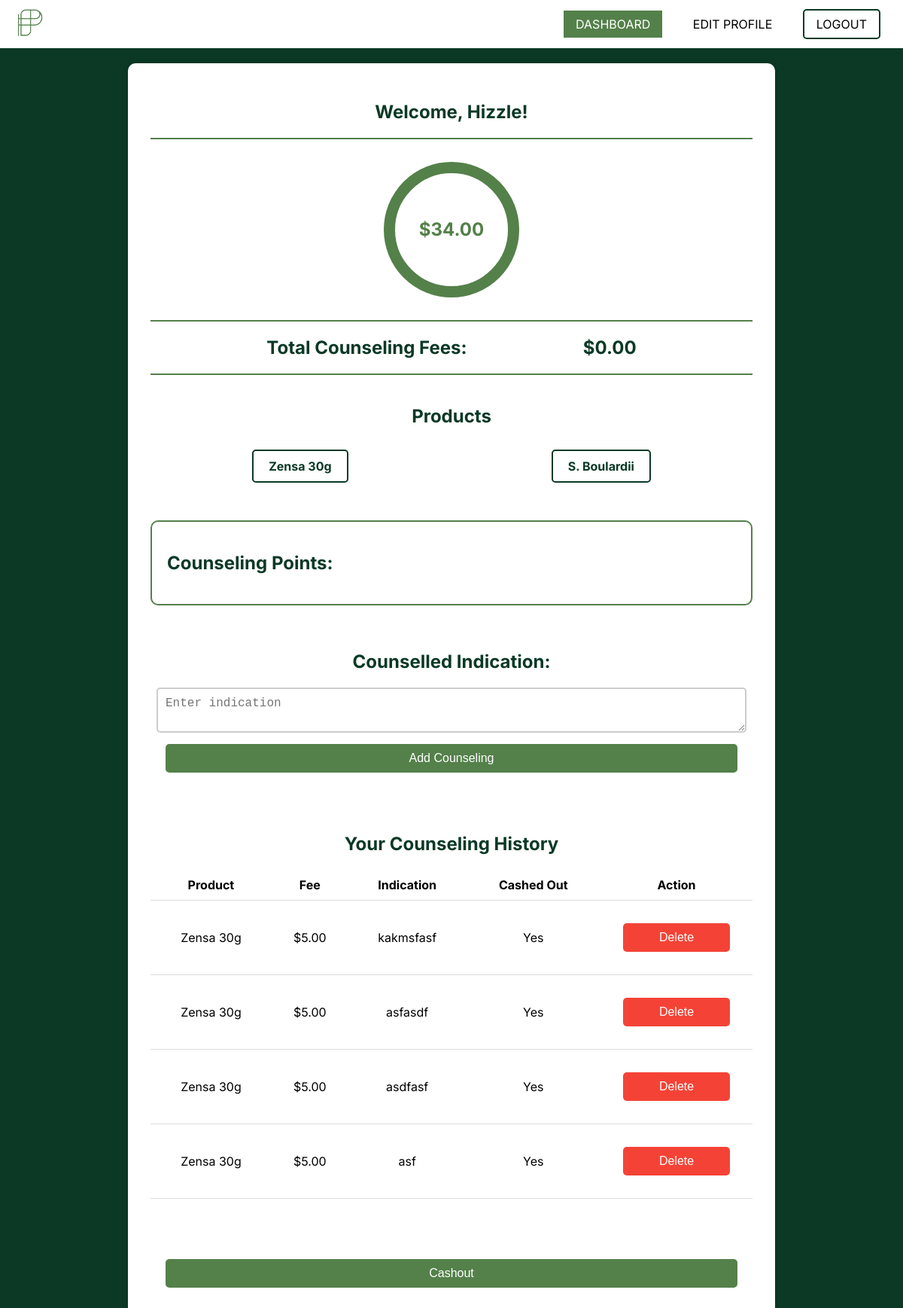
The page /dashboard (signed in) on the database its author committed.
### app.py (models this page shows, shortened)
class User(UserMixin, db.Model):
    id = db.Column(db.Integer, primary_key=True)
    email = db.Column(db.String(150), unique=True, nullable=False)
    password = db.Column(db.String(150), nullable=False)
    full_name = db.Column(db.String(150), nullable=False)
    pharmacy_phone = db.Column(db.String(150), nullable=False)
    pharmacy_name = db.Column(db.String(150), nullable=False)
    payment_method = db.Column(db.String(150), nullable=False)
    counseling_fees = db.Column(db.Float, default=0.0)
    wheel_total = db.Column(db.Float, default=0.0)

class Counseling(db.Model):
    id = db.Column(db.Integer, primary_key=True)
    user_id = db.Column(db.Integer, db.ForeignKey('user.id'), nullable=False)
    product = db.Column(db.String(100), nullable=False)
    fee = db.Column(db.Float, nullable=False)
    indication = db.Column(db.String(200), nullable=False)
    cashed_out = db.Column(db.Boolean, default=False)

### app.py (the view)
@app.route('/dashboard')
@login_required
def dashboard():
    counselings = Counseling.query.filter_by(user_id=current_user.id).all()
    cashout_total = sum(c.fee for c in counselings if not c.cashed_out)
    wheel_total = current_user.wheel_total
    fee_added = request.args.get('fee_added', 'false').lower() == 'true'
    counseling_points = {
        "Zensa 30g": [
            "Apply a small amount to the affected area.",
            "Do not use more than directed.",
            "Consult a doctor if irritation occurs."
        ],
        "S. Boulardii": [
            "Take one capsule daily.",
            "Store in a cool, dry place.",
            "Consult a healthcare provider before use."
        ]
    }
    return render_template('dashboard.html', counselings=counselings, cashout_total=cashout_total, wheel_total=wheel_total, fee_added=fee_added, counseling_points=counseling_points)

### app.py (called while the page is built)
@login_manager.user_loader
def load_user(user_id):
    return db.session.get(User, int(user_id))

### templates/dashboard.html (shortened to what this page needs)
<!DOCTYPE html>
<html lang="en">
<head>
    <link rel="stylesheet" href="{{ url_for('static', filename='dashboard_styles.css') }}">
    <link rel="stylesheet" href="https://cdnjs.cloudflare.com/ajax/libs/font-awesome/6.0.0-beta3/css/all.min.css">
</head>
<body>
    <nav class="navbar">
        <div class="nav-left">
            <img src="{{ url_for('static', filename='phlicon.png') }}" alt="Logo" height="40">
        </div>
        <div class="nav-right">
            <a href="{{ url_for('dashboard') }}" class="active">Dashboard</a>
            <a href="{{ url_for('profile') }}">Edit Profile</a>
            <a href="{{ url_for('logout') }}" class="logout-button">Logout</a>
        </div>
    </nav>
    <div class="container">
        <div class="section">
            <h2>Welcome, {{ current_user.full_name }}!</h2>
            <div class="line"></div>
            <div class="wheel-container">
                <div id="wheel" class="wheel">${{ '%.2f' | format(current_user.wheel_total) }}</div>
            </div>
            <div class="line"></div>
            <h2 style="display: flex; justify-content: space-evenly;">
                <span>Total Counseling Fees:</span>
                <span>${{ '%.2f' | format(cashout_total) }}</span>
            </h2>
            <div class="line"></div>
        </div>
        <div class="section">
            <h2>Products</h2>
            <div class="product-list">
                <div class="product-item" data-product="Zensa 30g">Zensa 30g</div>
                <div class="product-item" data-product="S. Boulardii">S. Boulardii</div>
            </div>
        </div>
        <div class="section counseling-points" id="counseling-points">
            <h2>Counseling Points:</h2>
        </div>
        <div class="section">
            <form method="POST" action="{{ url_for('counsel') }}" onsubmit="setFee()">
                <h2>
                    <label style="color: #0b3926" for="indication">Counselled Indication:</label>
                </h2>
                <textarea name="indication" id="indication" placeholder="Enter indication" required aria-label="Counselled Indication"></textarea>
                <button type="submit">Add Counseling</button>
            </form>
        </div>
        <div class="section table-container">
            <h2>Your Counseling History</h2>
            <table>
                <tr>
                    <th>Product</th>
                    <th>Fee</th>
                    <th>Indication</th>
                    <th>Cashed Out</th>
                    <th>Action</th>
                </tr>
                {% for counseling in counselings %}
                    <tr>
                        <td>{{ counseling.product }}</td>
                        <td>${{ '%.2f' | format(counseling.fee) }}</td>
                        <td>{{ counseling.indication }}</td>
                        <td>{{ 'Yes' if counseling.cashed_out else 'No' }}</td>
                        <td>
                            <form method="POST" action="{{ url_for('delete_counseling', id=counseling.id) }}">
                                <button type="submit" class="delete-button">Delete</button>
                            </form>
                        </td>
                    </tr>
                {% endfor %}
            </table>
        </div>
        <div>
            <form method="POST" action="{{ url_for('cashout') }}" id="cashout-form">
                <button type="button" class="cashout" onclick="showCash()">Cashout</button>
            </form>
            <br>
        </div>
    </div>
</body>
</html>

### static/dashboard_styles.css (style rules this page uses)
body { font-family: "Inter", sans-serif; margin: 0; background-color: #0b3926; min-height: 100vh; color: white; }
.navbar { display: flex; justify-content: space-between; align-items: center; padding: 10px 20px; position: sticky; top: 0; z-index: 1000; background-color: white; color: black; }
.navbar a { text-decoration: none; margin: 0 10px; padding: 8px 16px; color: black; text-transform: uppercase; transition: background-color 0.3s ease; }
.navbar a.active { background-color: #54804a; color: white; }
.navbar .logout-button { border: 2px solid #0b3926; border-radius: 5px; color: black; }
.container { text-align: center; background-color: #ffffff; padding: 30px; border-radius: 10px; box-shadow: 0px 0px 10px rgba(0, 0, 0, 0.1); max-width: 800px; width: 100%; margin: 20px auto; color: black; }
.section { margin-bottom: 40px; }
.section h2 { margin-bottom: 20px; color: #0b3926; }
.wheel-container { display: flex; justify-content: center; align-items: center; height: 200px; margin: 20px 0; }
.wheel { border: 15px solid #54804a; border-radius: 50%; height: 150px; width: 150px; display: flex; justify-content: center; align-items: center; font-size: 24px; font-weight: bold; color: #54804a; transition: transform 0.5s ease-in-out; }
.product-list { display: flex; justify-content: space-around; flex-wrap: wrap; }
.product-item { cursor: pointer; color: #0b3926; font-weight: bold; margin: 10px; padding: 10px 20px; border: 2px solid #0b3926; border-radius: 5px; transition: background-color 0.3s, color 0.3s; }
.counseling-points { text-align: left; margin: 20px 0; padding: 20px; border: 2px solid #54804a; border-radius: 10px; }
form { display: flex; flex-direction: column; align-items: center; padding: 20px; border-radius: 10px; }
form label { font-weight: bold; margin-bottom: 5px; color: #54804a; }
form input, form textarea { margin-bottom: 15px; padding: 10px; font-size: 16px; border: 2px solid #ccc; border-radius: 5px; width: 100%; }
form button { padding: 10px; font-size: 16px; border: none; border-radius: 5px; background-color: #54804a; color: white; cursor: pointer; width: 100%; transition: background-color 0.3s ease; }
.table-container { overflow-x: auto; }
table { margin: 20px auto; border-collapse: collapse; width: 100%; }
th, td { padding: 10px; text-align: center; border-bottom: 1px solid #ddd; }
.delete-button { background-color: #f44336; color: white; cursor: pointer; }
.line { width: 100%; height: 2px; background-color: #54804a; margin: 20px 0; }

### rows shown on the page
User: full_name "Hizzle", wheel_total "34.00"
Counseling: product "Zensa 30g", fee "5.00", indication "kakmsfasf", cashed_out "Yes"
Counseling: product "Zensa 30g", fee "5.00", indication "asfasdf", cashed_out "Yes"
Counseling: product "Zensa 30g", fee "5.00", indication "asdfasf", cashed_out "Yes"
Counseling: product "Zensa 30g", fee "5.00", indication "asf", cashed_out "Yes"

### other values the page prints
{{ '%.2f' | format(cashout_total) }} "0.00"
